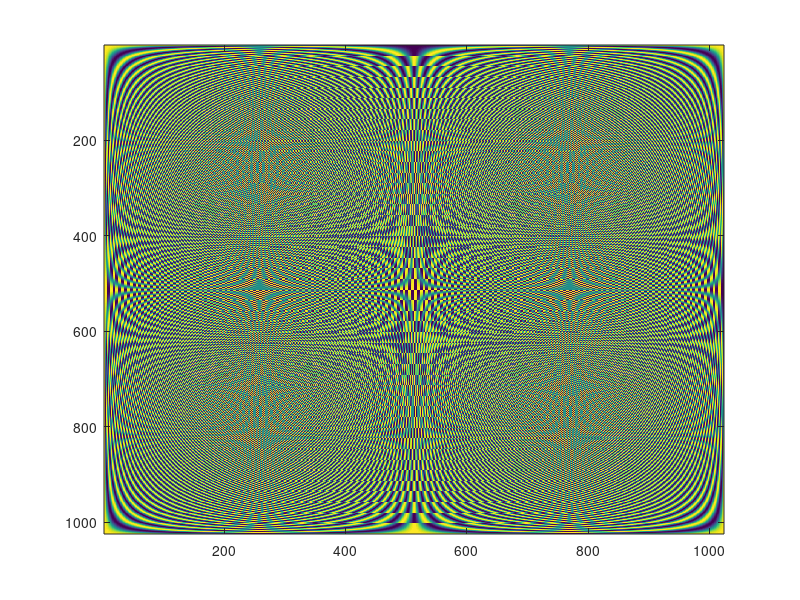

The MATLAB source for this figure:
clear all, close all, clc
n = 1024;
w = exp(-i*2*pi/n);
% % Slow
% for i=1:n
% for j=1:n
% DFT(i,j) = w^((i-1)*(j-1));
% end
% end
% Fast
[I,J] = meshgrid(1:n,1:n);
DFT = w.^((I-1).*(J-1));
imagesc(real(DFT))